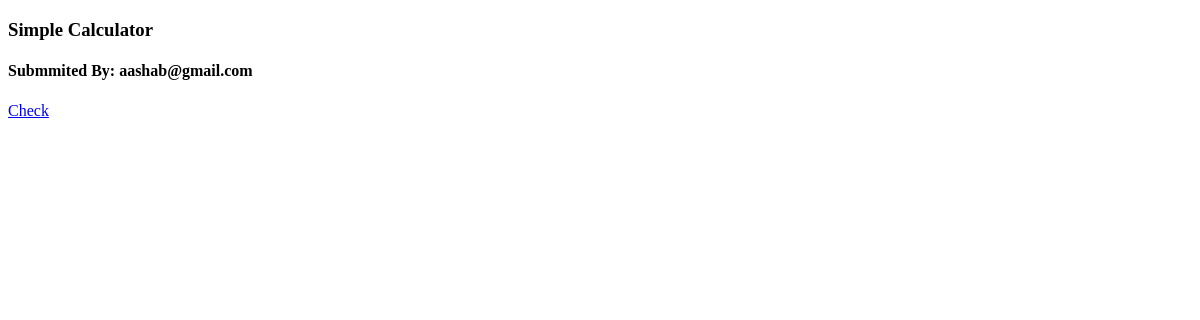
The app's page /lab/submissions/all, older data.
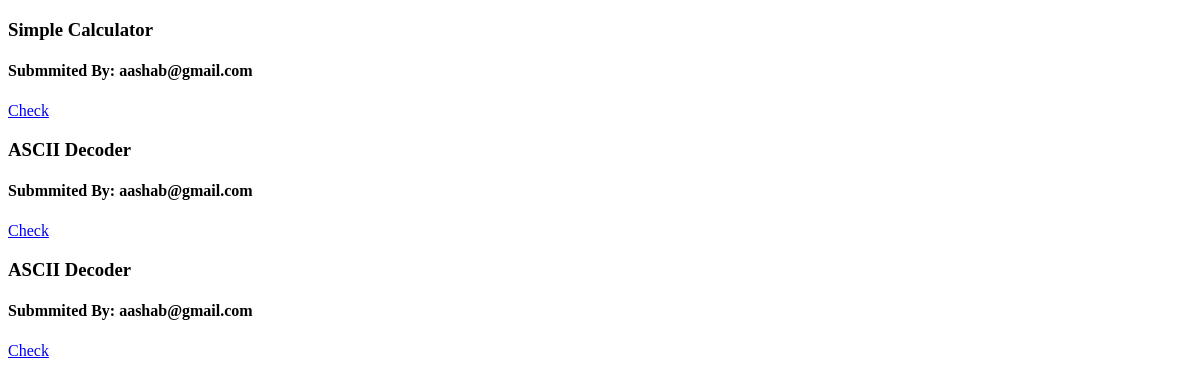
The same page, newer data.
### lab/models.py (models this page shows, shortened)
class AssignmentSubmissions(models.Model):
    author = models.ForeignKey(CustomUser, on_delete=models.CASCADE)
    problem = models.ForeignKey(Assignments, on_delete=models.CASCADE)
    code = models.FileField(upload_to='assignmentSubmissions/')
    approved = models.BooleanField(default=False)
    reviewed = models.BooleanField(default=False)
    teachers_remarks = models.TextField(default='')

class Assignments(models.Model):
    title = models.CharField(max_length=150, default='')
    description = models.TextField(default='')
    objective = models.TextField(default='')
    task = models.TextField(default='')
    input_content = models.TextField(default='')
    output_content = models.TextField(default='')
    status = models.BooleanField(default=False)

### users/models.py (models this page shows, shortened)
class CustomUser(AbstractBaseUser, PermissionsMixin):
    email = models.EmailField(_('email address'), unique=True)
    first_name = models.CharField(_('first name'), max_length=30, default='')
    last_name = models.CharField(_('last name'), max_length=30, default='')
    position = models.CharField(_('position name'), max_length=10, default='Student')
    is_staff = models.BooleanField(default=False)
    is_active = models.BooleanField(default=True)
    date_joined = models.DateTimeField(default=timezone.now)
    USERNAME_FIELD = 'email'
    REQUIRED_FIELDS = []
    objects = CustomUserManager()

### lab/views.py (the view)
# urls.py: path('submissions/all', lab_views.submittedAssignments, name='lab-submissions'),
def submittedAssignments(request):
    submissions = AssignmentSubmissions.objects.all()
    if submissions:
        context = {
            'submissions':submissions
        }
        return render(request, 'lab/submissions.html', context)

### lab/templates/lab/submissions.html (shortened to what this page needs)
<!DOCTYPE html>
<html lang="en">
<head>
</head>
<body>
    {% for i in submissions %}
        <h3>{{i.problem.title}}</h3>
        <h4>Submmited By: {{i.author.email}}</h4>
        <a href="all/{{i.id}}">Check</a>
    {% endfor %}
</body>
</html>

Row changes from the older to the newer data that the page shows:
added AssignmentSubmissions: problem "ASCII Decoder", author.email "aashab@gmail.com"
added AssignmentSubmissions: problem "ASCII Decoder", author.email "aashab@gmail.com"
